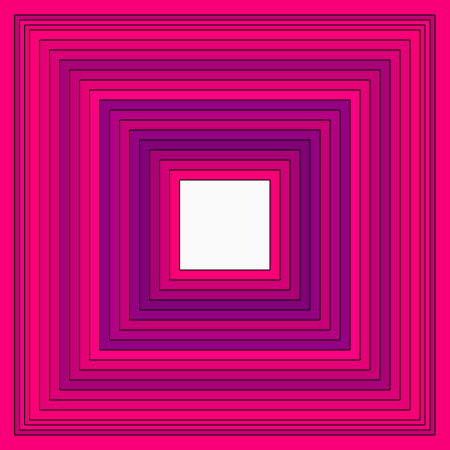
Frame 1 (no input)
Frame 60 (no input): identical to frame 1, image omitted
Frame 120 (the mouse pressed at the canvas centre since frame 60): identical to frame 1, image omitted

The p5.js sketch that drew this single still picture (run headless with seeded random() and noise() and a simulated clock; from frame 60 on, the mouse is pressed at the canvas centre):

// p5.js sketch
// ── sketch.js
function setup() {
  createCanvas(450, 450);
}

function draw() {
  background(250, 0, 120);
  
  rectMode(RADIUS);
  fill(200, 0, 120);
  rect(225, 225, 210, 210);
  
  rectMode(RADIUS);
  fill(250, 0, 130);
  rect(225, 225, 205, 205);
  
  rectMode(RADIUS);
  fill(240, 0, 120);
  rect(225, 225, 200, 200);
  
  rectMode(RADIUS);
  fill(250, 0, 120);
  rect(225, 225, 195, 195);
  
  rectMode(RADIUS);
  fill(230, 0, 120);
  rect(225, 225, 185, 185);
  
  rectMode(RADIUS);
  fill(220, 0, 120);
  rect(225, 225, 175, 175);
  
  rectMode(RADIUS);
  fill(170, 0, 120);
  rect(225, 225, 165, 165);
  
  rectMode(RADIUS);
  fill(200, 0, 120);
  rect(225, 225, 155, 155);
  
  rectMode(RADIUS);
  fill(230, 0, 120);
  rect(225, 225, 145, 145);
  
  rectMode(RADIUS);
  fill(250, 0, 130);
  rect(225, 225, 135, 135);
  
  rectMode(RADIUS);
  fill(150, 0, 130);
  rect(225, 225, 125, 125);
  
  rectMode(RADIUS);
  fill(180, 0, 130);
  rect(225, 225, 115, 115);
  
  rectMode(RADIUS);
  fill(200, 0, 120);
  rect(225, 225, 105, 105);
  
  rectMode(RADIUS);
  fill(150, 0, 130);
  rect(225, 225, 95, 95);
  
  rectMode(RADIUS);
  fill(130, 0, 120);
  rect(225, 225, 85, 85);
  
  rectMode(RADIUS);
  fill(170, 0, 120);
  rect(225, 225, 75, 75);
  
  rectMode(RADIUS);
  fill(210, 0, 120);
  rect(225, 225, 65, 65);
  
  rectMode(RADIUS);
  fill(250, 0, 120);
  rect(225, 225, 55, 55);
  
  rectMode(RADIUS);
  fill(250, 250, 250);
  rect(225, 225, 45, 45);
  
}
